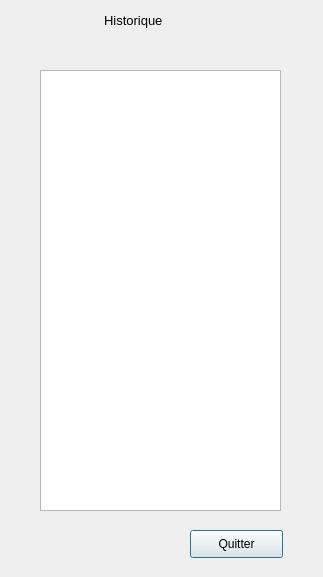
<?xml version="1.0" encoding="UTF-8"?>
<ui version="4.0">
 <class>historique_avis</class>
 <widget class="QDialog" name="historique_avis">
  <property name="geometry">
   <rect>
    <x>0</x>
    <y>0</y>
    <width>323</width>
    <height>577</height>
   </rect>
  </property>
  <property name="windowTitle">
   <string>Dialog</string>
  </property>
  <widget class="QLabel" name="label">
   <property name="geometry">
    <rect>
     <x>104</x>
     <y>10</y>
     <width>81</width>
     <height>20</height>
    </rect>
   </property>
   <property name="font">
    <font>
     <pointsize>10</pointsize>
    </font>
   </property>
   <property name="acceptDrops">
    <bool>true</bool>
   </property>
   <property name="text">
    <string>Historique</string>
   </property>
  </widget>
  <widget class="QTextEdit" name="textEdit">
   <property name="geometry">
    <rect>
     <x>40</x>
     <y>70</y>
     <width>241</width>
     <height>441</height>
    </rect>
   </property>
   <property name="readOnly">
    <bool>true</bool>
   </property>
  </widget>
  <widget class="QPushButton" name="pushButton">
   <property name="geometry">
    <rect>
     <x>190</x>
     <y>530</y>
     <width>93</width>
     <height>28</height>
    </rect>
   </property>
   <property name="text">
    <string>Quitter</string>
   </property>
  </widget>
 </widget>
 <resources/>
 <connections/>
</ui>
